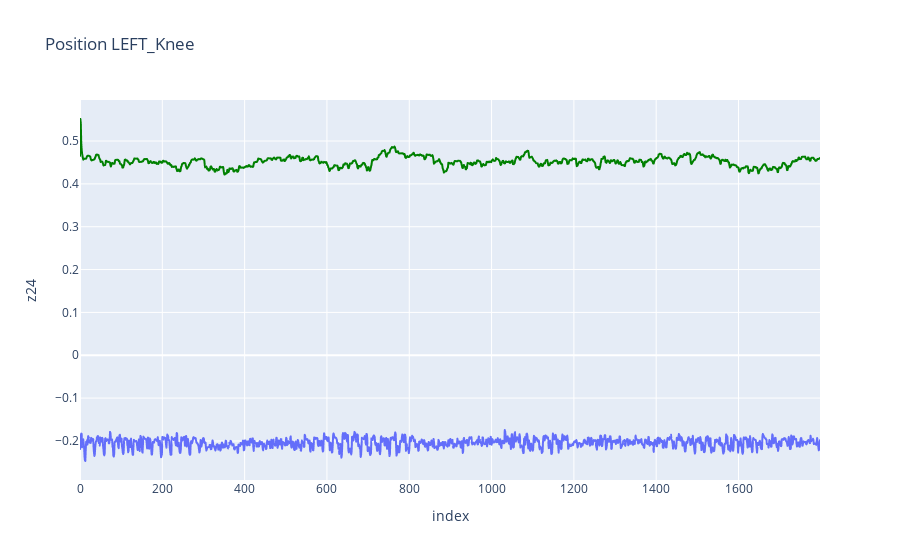
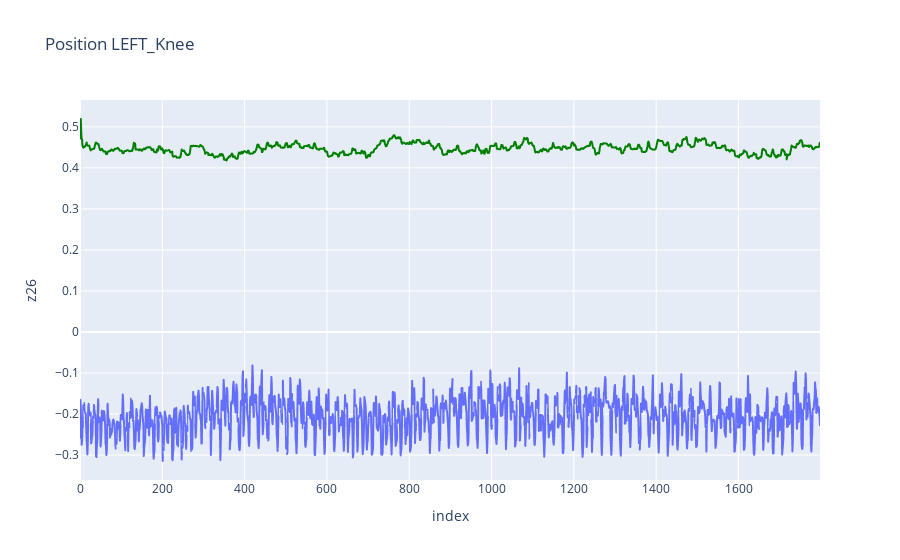
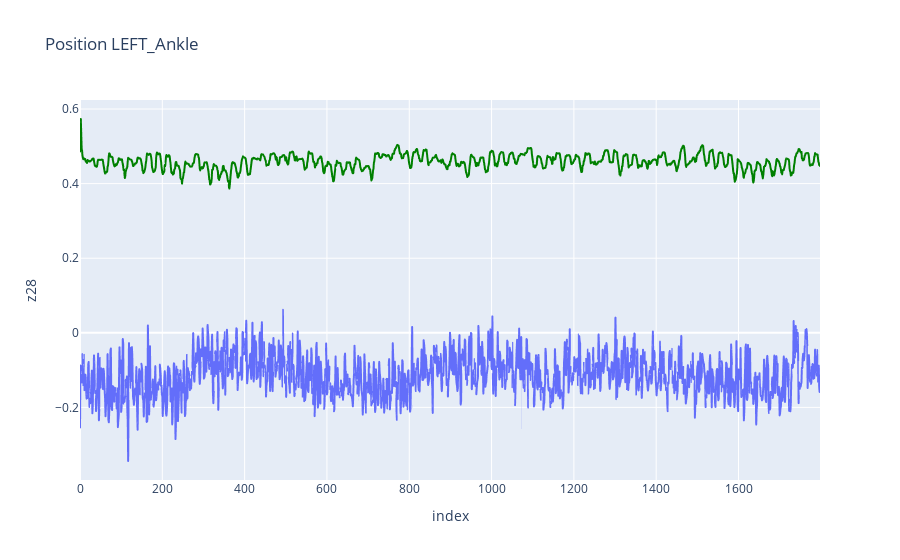

Here is the notebook cell these charts were saved with, in order:
### Markdown cell above
### Gegenüberstellung beider Perspektiven für einen Gelenkpunkt mit der selben Bewegung

### Code cell
import pandas as pd
import plotly.express as px

df_side = df_side_laufen
df_back = df_back_laufen

#hüfte
fig_side = px.line(df_side, y="z24", title='Position LEFT_Knee')
fig_back = px.line(df_back, y="x24")
fig_back.update_traces(line= dict(
    color = "green"
))

fig_side.add_trace(fig_back.data[0], )
fig_side.show()

#knee
fig_side = px.line(df_side, y="z26", title='Position LEFT_Knee')
fig_back = px.line(df_back, y="x26")
fig_back.update_traces(line= dict(
    color = "green"
))

fig_side.add_trace(fig_back.data[0], )
fig_side.show()

#foot
fig_side = px.line(df_side, y="z28", title='Position LEFT_Ankle')
fig_back = px.line(df_back, y="x28")
fig_back.update_traces(line= dict(
    color = "green"
))

fig_side.add_trace(fig_back.data[0],)
fig_side.show()
#df

### Figure 1 — Plotly figure (JSON) as saved in the notebook; plotly's stock layout.template omitted (floating-point values rounded to 4 significant figures; data arrays with more than 128 entries replaced by an {"elided": "..."} marker saying what was removed)
{"data": [{"hovertemplate": "index=%{x}<br>z24=%{y}<extra></extra>", "legendgroup": "", "line": {"color": "#636efa", "dash": "solid"}, "marker": {"symbol": "circle"}, "mode": "lines", "name": "", "showlegend": false, "type": "scattergl", "x": {"elided": "1799 int values"}, "xaxis": "x", "y": {"elided": "1799 float values"}, "yaxis": "y"}, {"hovertemplate": "index=%{x}<br>x24=%{y}<extra></extra>", "legendgroup": "", "line": {"color": "green", "dash": "solid"}, "marker": {"symbol": "circle"}, "mode": "lines", "name": "", "showlegend": false, "type": "scattergl", "x": {"elided": "1799 int values"}, "xaxis": "x", "y": {"elided": "1799 float values"}, "yaxis": "y"}], "layout": {"legend": {"tracegroupgap": 0}, "title": {"text": "Position LEFT_Knee"}, "xaxis": {"anchor": "y", "domain": [0, 1], "title": {"text": "index"}}, "yaxis": {"anchor": "x", "domain": [0, 1], "title": {"text": "z24"}}}}

### Figure 2 — Plotly figure (JSON) as saved in the notebook; plotly's stock layout.template omitted (floating-point values rounded to 4 significant figures; data arrays with more than 128 entries replaced by an {"elided": "..."} marker saying what was removed)
{"data": [{"hovertemplate": "index=%{x}<br>z26=%{y}<extra></extra>", "legendgroup": "", "line": {"color": "#636efa", "dash": "solid"}, "marker": {"symbol": "circle"}, "mode": "lines", "name": "", "showlegend": false, "type": "scattergl", "x": {"elided": "1799 int values"}, "xaxis": "x", "y": {"elided": "1799 float values"}, "yaxis": "y"}, {"hovertemplate": "index=%{x}<br>x26=%{y}<extra></extra>", "legendgroup": "", "line": {"color": "green", "dash": "solid"}, "marker": {"symbol": "circle"}, "mode": "lines", "name": "", "showlegend": false, "type": "scattergl", "x": {"elided": "1799 int values"}, "xaxis": "x", "y": {"elided": "1799 float values"}, "yaxis": "y"}], "layout": {"legend": {"tracegroupgap": 0}, "title": {"text": "Position LEFT_Knee"}, "xaxis": {"anchor": "y", "domain": [0, 1], "title": {"text": "index"}}, "yaxis": {"anchor": "x", "domain": [0, 1], "title": {"text": "z26"}}}}

### Figure 3 — Plotly figure (JSON) as saved in the notebook; plotly's stock layout.template omitted (floating-point values rounded to 4 significant figures; data arrays with more than 128 entries replaced by an {"elided": "..."} marker saying what was removed)
{"data": [{"hovertemplate": "index=%{x}<br>z28=%{y}<extra></extra>", "legendgroup": "", "line": {"color": "#636efa", "dash": "solid"}, "marker": {"symbol": "circle"}, "mode": "lines", "name": "", "showlegend": false, "type": "scattergl", "x": {"elided": "1799 int values"}, "xaxis": "x", "y": {"elided": "1799 float values"}, "yaxis": "y"}, {"hovertemplate": "index=%{x}<br>x28=%{y}<extra></extra>", "legendgroup": "", "line": {"color": "green", "dash": "solid"}, "marker": {"symbol": "circle"}, "mode": "lines", "name": "", "showlegend": false, "type": "scattergl", "x": {"elided": "1799 int values"}, "xaxis": "x", "y": {"elided": "1799 float values"}, "yaxis": "y"}], "layout": {"legend": {"tracegroupgap": 0}, "title": {"text": "Position LEFT_Ankle"}, "xaxis": {"anchor": "y", "domain": [0, 1], "title": {"text": "index"}}, "yaxis": {"anchor": "x", "domain": [0, 1], "title": {"text": "z28"}}}}
